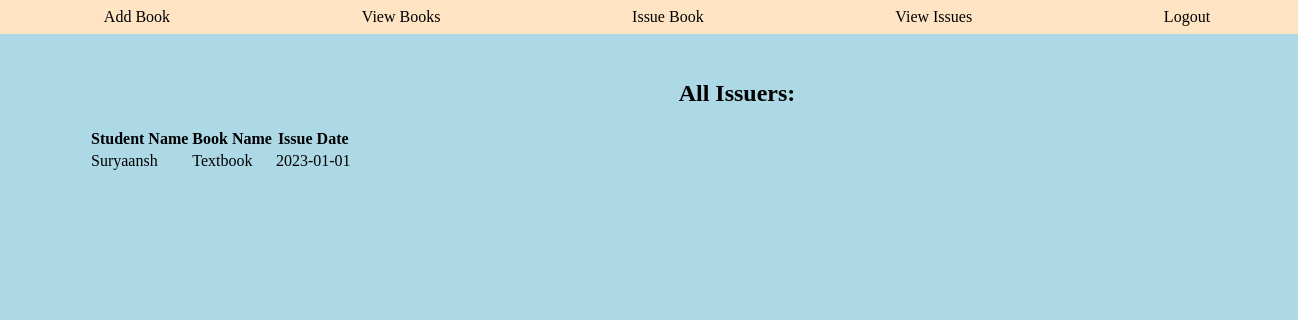
The app's page /issues/ with its own data.
### books/models.py (models this page shows)
class IssueModel(models.Model):
    student_name = models.CharField(max_length=100)
    book_name = models.CharField(max_length=100)
    issue_date = models.CharField(max_length=20)

### books/views.py (the view)
# urls.py: path('issues/', views.issues),
def issues(req):
    context = {}
    context['issues'] = IssueModel.objects.all()
    return render(req, 'issues.html', context)

### books/templates/issues.html (shortened to what this page needs)
<html>
  <head>
  </head>
  <body>
    <nav>
      <div><a href="/bookForm">Add Book</a></div>
      <div><a href="/books">View Books</a></div>
      <div><a href="/issueForm">Issue Book</a></div>
      <div><a href="/issues">View Issues</a></div>
      <div><a href="/">Logout</a></div>
    </nav>
    <div class="mainDiv">
      <h2>All Issuers:</h2>
      <div>
        <table cellspacing="2">
          <tr>
            <th>Student Name</th>
            <th>Book Name</th>
            <th>Issue Date</th>
          </tr>
          {% for issue in issues %}
          <tr>
            <td>{{issue.student_name}}</td>
            <td>{{issue.book_name}}</td>
            <td>{{issue.issue_date}}</td>
          </tr>
          {% endfor %}
        </table>
      </div>
    </div>
  </body>
</html>

### books/templates/issues.html (style rules this page uses)
body { background-color: lightblue; width: 100vw; overflow: hidden; }
nav { background-color: bisque; text-align: center; display: flex; justify-content: space-around; flex-direction: row; position: absolute; width: 100vw; top: 0; left: 0; padding: 0.5rem; }
a { color: black; text-decoration: none; }
.mainDiv { margin: 5rem; text-align: center; width: 100vw; }

### records on screen
IssueModel: student_name "Suryaansh", book_name "Textbook", issue_date "2023-01-01"
